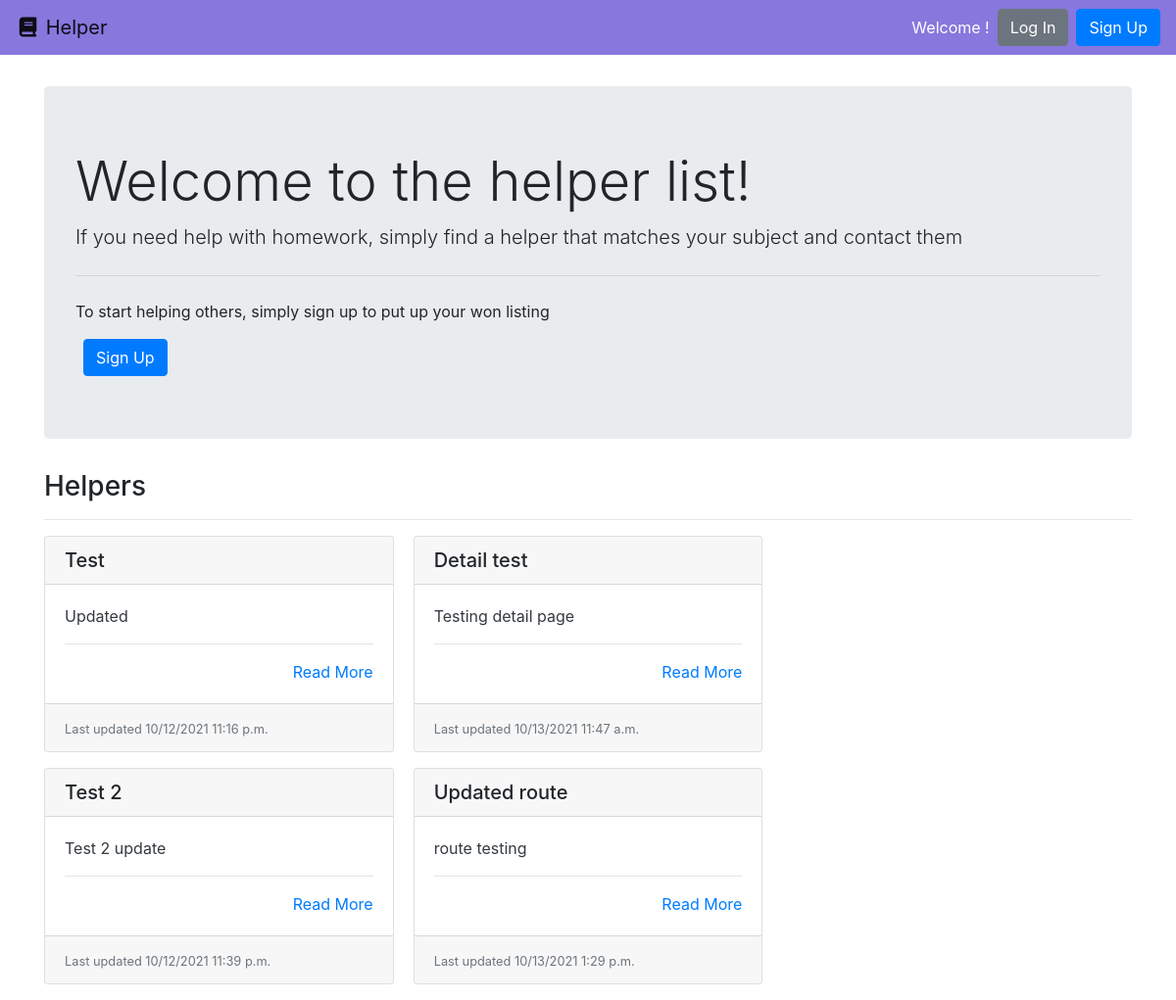
/, run on an earlier commit of the app's database.
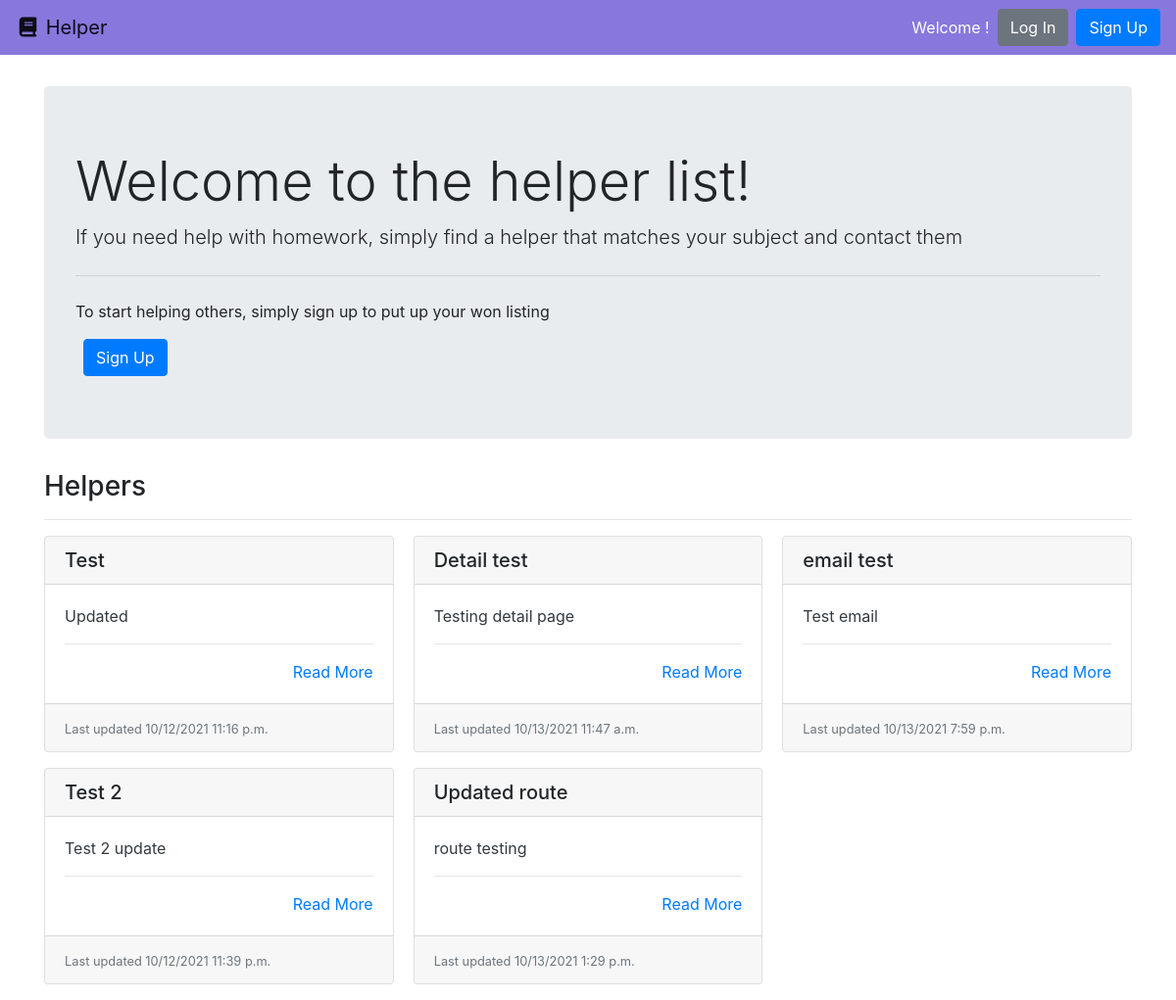
And on a later commit of the database.
### list/models.py (models this page shows, shortened)
class Listing(models.Model):
    title = models.CharField(max_length=120)
    email = models.EmailField(max_length=254, blank=True)
    created = models.DateTimeField(auto_now_add=True,
                                   help_text="The date and time this page was created. Automatically generated when the model saves.")
    summary = models.TextField()
    slug = models.CharField(max_length=settings.POST_TITLE_MAX_LENGTH, blank=True, editable=False,
                            help_text="Unique URL path to access this page. Generated by the system.")

### list/views.py (the view)
# urls.py: path('', HelperListView.as_view(), name='listing-page'),
class HelperListView(ListView):
    model = Listing
    def get(self, request):
        lists = self.get_queryset().all()
        return render(request, 'list.html', {
          'lists': lists
        })

### list/templates/list.html
{% extends "base.html" %}
{% block content %}
  <div class="jumbotron">
    <h1 class="display-4">Welcome to the helper list!</h1>
    <p class="lead">If you need help with homework, simply find a helper that matches your subject and contact them</p>
    <hr class="my-4">
    {% if not user.is_authenticated %}
      <p>To start helping others, simply sign up to put up your won listing</p>
      <a href="{% url 'signup' %}" class="btn btn-primary ml-2">Sign Up</a>
    {% endif %}
  </div>
  <h3>Helpers </h3>
  <hr>
  {% if lists %}
    <div class="card-columns">
      {% for list in lists %}
        {% include "partials/card.html" %}
      {% endfor %}
    </div>
  {% else %}
    <div class="alert alert-primary" role="alert">No helpers to display.</div>
  {% endif %}
{% endblock %}

### templates/base.html (shortened to what this page needs)
<!doctype html>
<html lang="en">
  <head>
    <link rel="stylesheet" href="https://stackpath.bootstrapcdn.com/bootstrap/4.3.1/css/bootstrap.min.css"
>
  </head>
  <body>
    <nav class="navbar navbar-light" style="background-color: #8877DD;">
      <a class="navbar-brand" href="{% url 'listing-page' %}"><i class="fas fa-fw fa-book"></i> Helper</a>
      <form class="form-inline ml-auto">
        <div class="text-white">Welcome <strong>{{user.username}}</strong>!</div>
        {% if user.is_authenticated %}
          <a href="/new/" class="btn btn-success ml-4">New Listing</a>
          <a href="{% url 'logout' %}" class="btn btn-danger ml-2">Log Out</a>
        {% else %}
        <a href="{% url 'login' %}" class="btn btn-secondary ml-2">Log In</a>
        <a href="{% url 'signup' %}" class="btn btn-primary ml-2">Sign Up</a>
        {% endif %}
      </form>
    </nav>
    <main role="main" class="container" style="margin-top: 4vh;">
      {% block content %}{% endblock %}
    </main>
  </body>

### list/templates/partials/card.html
<div class="card mb-3">
    <h5 class="card-header ">{{ list.title }}</h5>
    <div class="card-body border-dark">
      <p class="card-text text-dark">
        {{ list.summary|truncatewords_html:30 }}
        <hr>
        <div class="text-right"><a href="{% url 'helper-detail' list.slug %}" title="Read More">Read More</a></div>
    </div>
    <div class="card-footer">
      <small class="text-muted">Last updated {{ list.created|date:"SHORT_DATETIME_FORMAT" }}</small>
    </div>
  </div>

What changed in the data, as far as the page shows it:
added Listing: title "email test", summary "Test email", created "10/13/2021 7:59 p.m."
